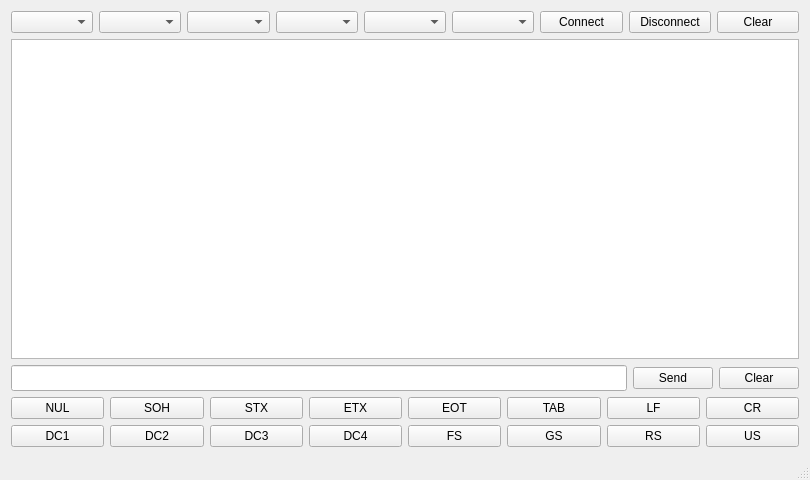
<?xml version="1.0" encoding="UTF-8"?>
<ui version="4.0">
 <class>MainWindow</class>
 <widget class="QMainWindow" name="MainWindow">
  <property name="geometry">
   <rect>
    <x>0</x>
    <y>0</y>
    <width>810</width>
    <height>480</height>
   </rect>
  </property>
  <property name="windowTitle">
   <string>SerialTerminal</string>
  </property>
  <widget class="QWidget" name="centralWidget">
   <layout class="QGridLayout" name="gridLayout_2">
    <item row="0" column="0">
     <layout class="QVBoxLayout" name="layout">
      <item>
       <layout class="QGridLayout" name="topBar">
        <item row="0" column="6">
         <widget class="QPushButton" name="connectButton">
          <property name="text">
           <string>Connect</string>
          </property>
         </widget>
        </item>
        <item row="0" column="4">
         <widget class="QComboBox" name="stopBitsBox"/>
        </item>
        <item row="0" column="3">
         <widget class="QComboBox" name="parityBox"/>
        </item>
        <item row="0" column="2">
         <widget class="QComboBox" name="dataBitsBox"/>
        </item>
        <item row="0" column="7">
         <widget class="QPushButton" name="disconnectButton">
          <property name="text">
           <string>Disconnect</string>
          </property>
         </widget>
        </item>
        <item row="0" column="0">
         <widget class="QComboBox" name="serialPortBox"/>
        </item>
        <item row="0" column="1">
         <widget class="QComboBox" name="baudRateBox"/>
        </item>
        <item row="0" column="8">
         <widget class="QPushButton" name="clearConsoleButton">
          <property name="text">
           <string>Clear</string>
          </property>
         </widget>
        </item>
        <item row="0" column="5">
         <widget class="QComboBox" name="flowControlBox"/>
        </item>
       </layout>
      </item>
      <item>
       <widget class="QTextEdit" name="console">
        <property name="font">
         <font>
          <family>Lucida Sans Unicode</family>
          <pointsize>10</pointsize>
         </font>
        </property>
        <property name="readOnly">
         <bool>true</bool>
        </property>
       </widget>
      </item>
      <item>
       <layout class="QHBoxLayout" name="inputBar">
        <item>
         <widget class="QLineEdit" name="input">
          <property name="font">
           <font>
            <family>Lucida Sans Unicode</family>
            <pointsize>10</pointsize>
           </font>
          </property>
         </widget>
        </item>
        <item>
         <widget class="QPushButton" name="sendButton">
          <property name="text">
           <string>Send</string>
          </property>
         </widget>
        </item>
        <item>
         <widget class="QPushButton" name="clearInputButton">
          <property name="text">
           <string>Clear</string>
          </property>
         </widget>
        </item>
       </layout>
      </item>
      <item>
       <layout class="QHBoxLayout" name="x0">
        <item>
         <widget class="QPushButton" name="x00">
          <property name="text">
           <string>NUL</string>
          </property>
         </widget>
        </item>
        <item>
         <widget class="QPushButton" name="x01">
          <property name="text">
           <string>SOH</string>
          </property>
         </widget>
        </item>
        <item>
         <widget class="QPushButton" name="x02">
          <property name="text">
           <string>STX</string>
          </property>
         </widget>
        </item>
        <item>
         <widget class="QPushButton" name="x03">
          <property name="text">
           <string>ETX</string>
          </property>
         </widget>
        </item>
        <item>
         <widget class="QPushButton" name="x04">
          <property name="text">
           <string>EOT</string>
          </property>
         </widget>
        </item>
        <item>
         <widget class="QPushButton" name="x09">
          <property name="text">
           <string>TAB</string>
          </property>
         </widget>
        </item>
        <item>
         <widget class="QPushButton" name="x0A">
          <property name="text">
           <string>LF</string>
          </property>
         </widget>
        </item>
        <item>
         <widget class="QPushButton" name="x0D">
          <property name="text">
           <string>CR</string>
          </property>
         </widget>
        </item>
       </layout>
      </item>
      <item>
       <layout class="QHBoxLayout" name="x1">
        <item>
         <widget class="QPushButton" name="x11">
          <property name="text">
           <string>DC1</string>
          </property>
         </widget>
        </item>
        <item>
         <widget class="QPushButton" name="x12">
          <property name="text">
           <string>DC2</string>
          </property>
         </widget>
        </item>
        <item>
         <widget class="QPushButton" name="x13">
          <property name="text">
           <string>DC3</string>
          </property>
         </widget>
        </item>
        <item>
         <widget class="QPushButton" name="x14">
          <property name="text">
           <string>DC4</string>
          </property>
         </widget>
        </item>
        <item>
         <widget class="QPushButton" name="x1C">
          <property name="text">
           <string>FS</string>
          </property>
         </widget>
        </item>
        <item>
         <widget class="QPushButton" name="x1D">
          <property name="text">
           <string>GS</string>
          </property>
         </widget>
        </item>
        <item>
         <widget class="QPushButton" name="x1E">
          <property name="text">
           <string>RS</string>
          </property>
         </widget>
        </item>
        <item>
         <widget class="QPushButton" name="x1F">
          <property name="text">
           <string>US</string>
          </property>
         </widget>
        </item>
       </layout>
      </item>
     </layout>
    </item>
   </layout>
  </widget>
  <widget class="QStatusBar" name="statusBar"/>
  <action name="actionExit">
   <property name="text">
    <string>Exit</string>
   </property>
  </action>
 </widget>
 <layoutdefault spacing="6" margin="11"/>
 <resources/>
 <connections/>
</ui>
